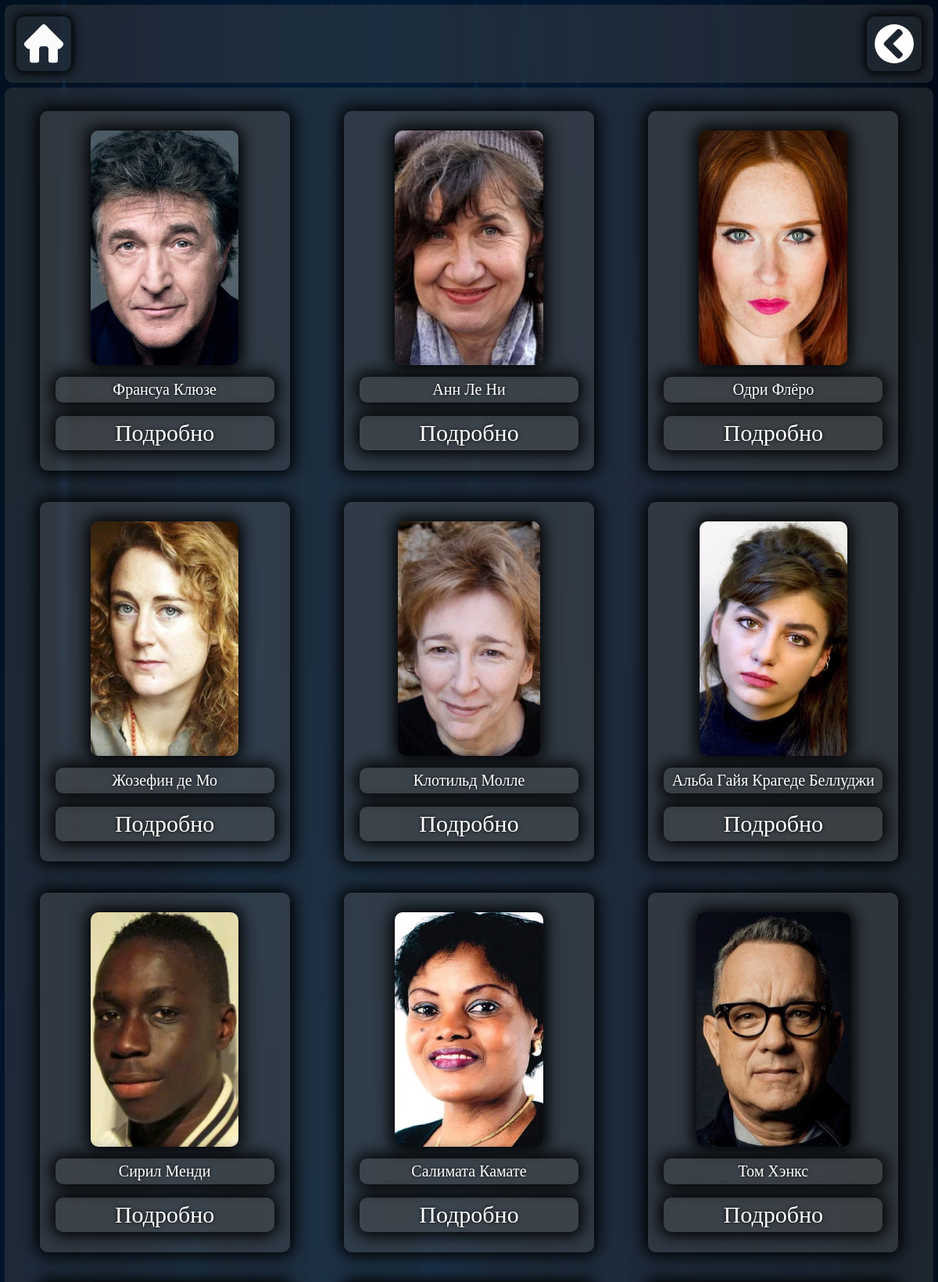
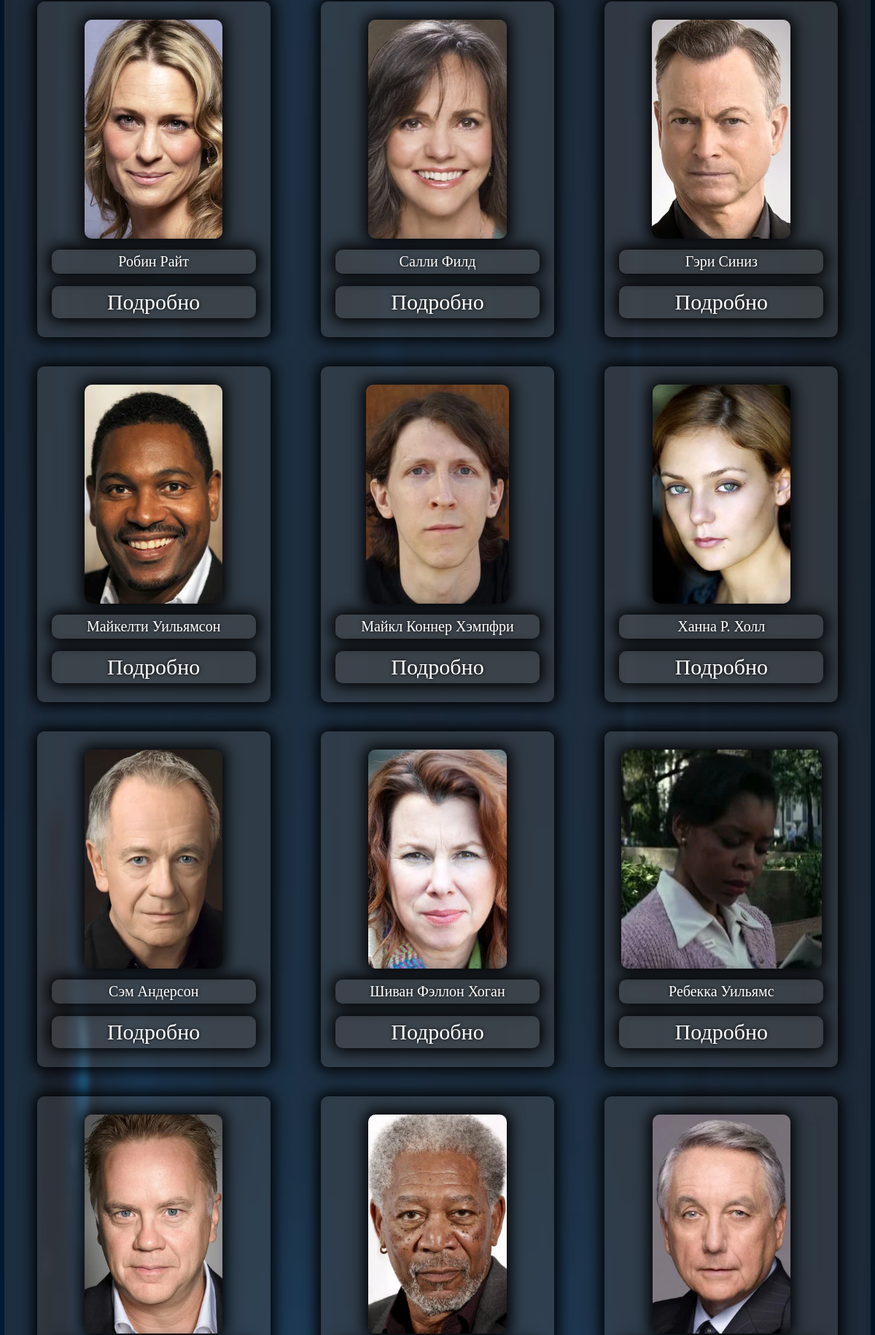
Screenshot of /personlist/actor/ (upper part) with the database file from the repository (2 pictures, top to bottom).
### app/models.py (models this page shows, shortened)
class MoviePerson(models.Model):
    class RoleType(models.TextChoices):
        ACTOR = 'actor', 'Actor'
        DIRECTOR = 'director', 'Director'
    name = models.CharField(max_length=255)
    birth_date = models.DateField(blank=True, null=True)
    photo = models.ImageField(
        upload_to="app/images/person/photos/",
        blank=True, null=True)
    role = models.CharField(
        max_length=20, choices=RoleType.choices,
        blank=True, null=True)

### app/views.py (the view)
# urls.py: path('personlist/<str:person_role>/',personsList,name='personlist'),
def personsList(request,person_role):
	persons=MoviePerson.objects.filter(role=person_role)
	if(person_role==MoviePerson.RoleType.ACTOR):
		title='Актёры'
	else:
		title='Режисёры'
	return(render(request,'app/person/list.html',{'persons':persons,'title':title}))

### app/templates/app/person/list.html (shortened to what this page needs)
{% extends 'core/base.html' %}
{% load static %}
{% block content %}
<link rel="stylesheet" href="{% static 'core/css/person.css' %}">
<div class="main_actors">
	{% for person in persons %}
	<div href="" class="main_actors_block">
		<a href="" class="main_actors_button">Подробно</a>
		<div class="main_actors_imgDiv">
			<img src="{{person.photo.url}}" class="main_actors_img">
		</div>
		<p class="main_actors_name">{{person.name}}</p>
	</div>
	{% endfor %}
</div>
{% endblock %}

### core/static/core/css/main.css (style rules this page uses)
html,body { width: 100%; height: 100%; margin: 0; background-color: #000; }

### core/static/core/css/person.css (style rules this page uses)
.main_actors_block { box-shadow: 0 0 20px 5px #000; border-radius: 10px; margin: 20px auto; background-color: #5555; max-width: 300px; width: 300px; height: 440px; max-height: 450px; display: flex; padding: 10px; }
.main_actors_img { height: 300px; border-radius: 10px; }
.main_actors_imgDiv { height: 300px; margin: 15px auto; border-radius: 10px; box-shadow: 0 0 20px 5px #000; }
.main_actors { width: 100%; display: flex; flex-wrap: wrap; }
.main_actors_name { position: absolute; font-size: 20px; color: #fff; text-shadow: 0 0 5px #000; width: 270px; text-align: center; margin: 330px 0 0 10px; padding: 5px; box-shadow: 0 0 20px 5px #000; border-radius: 10px; background: #5555; }
.main_actors_button { position: absolute; margin: 10px; font-size: 30px; text-decoration: none; cursor: pointer; width: 270px; color: #fff; text-shadow: 0 0 5px #000; text-align: center; padding: 5px; margin: 380px 0 0 10px; box-shadow: 0 0 20px 5px #000; border-radius: 10px; background: #5555; transition: all 0.3s; }

### rows the page displays
MoviePerson: photo (picture), name "Франсуа Клюзе"
MoviePerson: shows a picture, name "Анн Ле Ни"
MoviePerson: shows a picture, name "Одри Флёро"
MoviePerson: shows a picture, name "Жозефин де Мо"
MoviePerson: shows a picture, name "Клотильд Молле"
MoviePerson: shows a picture, name "Альба Гайя Крагеде Беллуджи"
MoviePerson: shows a picture, name "Сирил Менди"
MoviePerson: shows a picture, name "Салимата Камате"
MoviePerson: shows a picture, name "Том Хэнкс"
MoviePerson: shows a picture, name "Робин Райт"
MoviePerson: shows a picture, name "Салли Филд"
MoviePerson: shows a picture, name "Гэри Синиз"
MoviePerson: shows a picture, name "Майкелти Уильямсон"
MoviePerson: shows a picture, name "Майкл Коннер Хэмпфри"
MoviePerson: shows a picture, name "Ханна Р. Холл"
MoviePerson: shows a picture, name "Сэм Андерсон"
MoviePerson: shows a picture, name "Шиван Фэллон Хоган"
MoviePerson: shows a picture, name "Ребекка Уильямс"
MoviePerson: shows a picture
MoviePerson: shows a picture
MoviePerson: shows a picture
